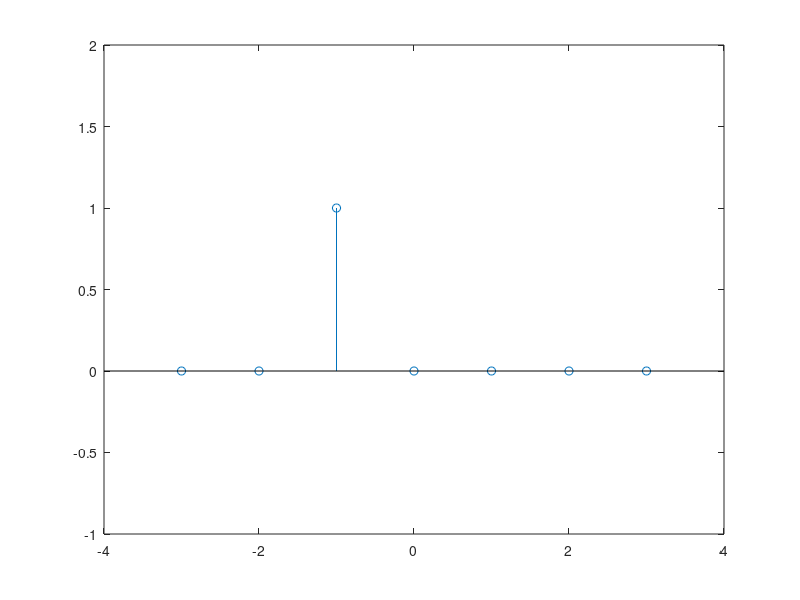
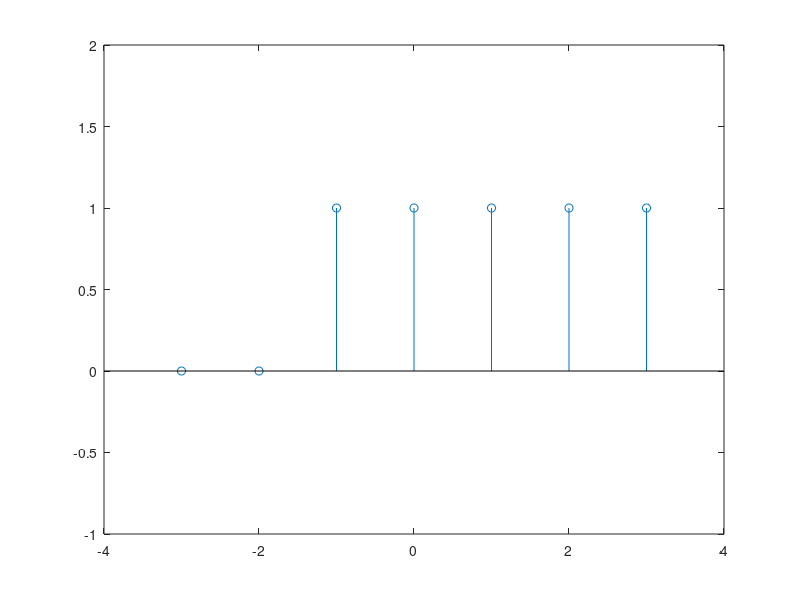
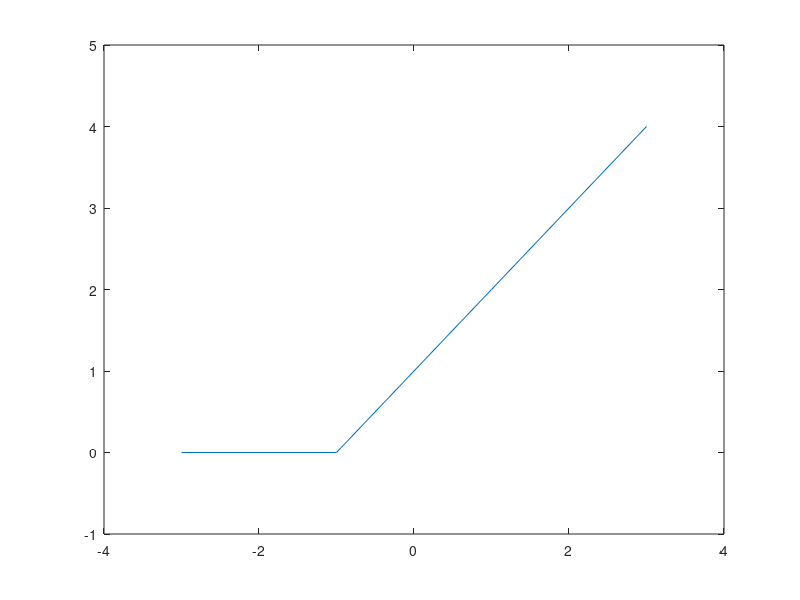
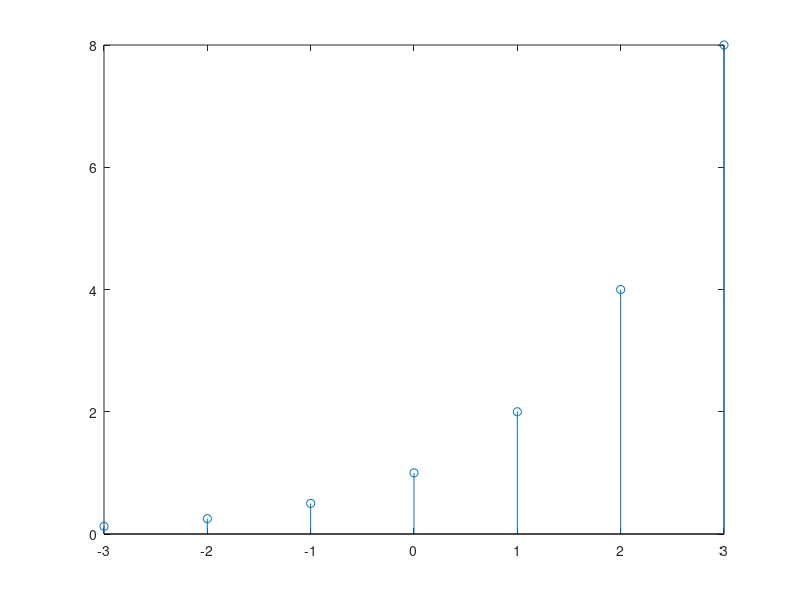

Write the MATLAB code that produced these figures, in order.
clear all
close all
clc

n1 = -3;
n2 = 3;
n =n1:n2;
n0 = -1;

%Unit Impulse
x1 = [(n-n0) == 0]
figure
stem(n,x1)
axis([-4 4 -1 2]);

%Unit Step
x2 = [(n-n0) >= 0]
figure;
stem(n,x2)
axis([-4 4 -1 2])

%Unit ramp
x4 = (n-n0).*[(n-n0)>0]
figure;
plot(n,x4)
axis([-4 4 -1 5])


%exponential sequence
x5 = 2.^n;
figure;
stem(n,x5)

%compllex_valued exp
x6 = exp((2+3i).*n);
figure;
stem(n,x6)

%shift
k=3
m=n+k;
x7 = x2;
figure;
stem(m,x7)
axis([-4 8 -1 2])

%sample summation
x8 = sum(x2(:))


%signal energy
%x9 = sum(x2.* conj(x2))
x10 = sum(abs(x7).^2)